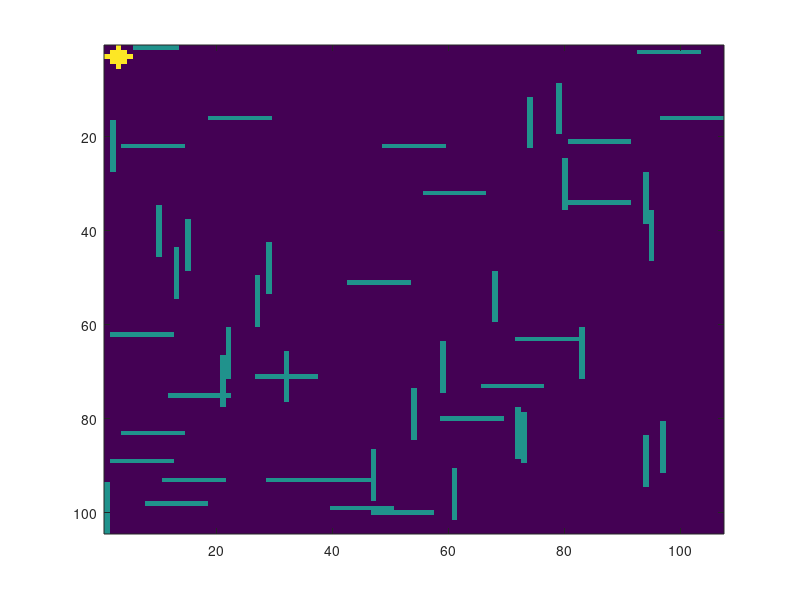

This figure's MATLAB source: (Note: this script raises an error after producing the figure.)
size_of_maze =  [100 100]; %Size of maze 
maze = zeros(size_of_maze); %Generate the maze


wall_l = 10; % Specify wall length (used later)

for i = 1:50 % Run 50 times 
xy_startDrawWall = [randi(size_of_maze(1)) randi(size_of_maze(2))];
%^ Choose random coorinates for where to start to draw a wall
if sum([xy_startDrawWall+ wall_l] < size_of_maze)
   %^ check if the drawn wall wouldn't exceed maze limits 
if randi(2) == 1 % toss a coin for horizontal or vertical line
maze(xy_startDrawWall(1):xy_startDrawWall(1)+wall_l,xy_startDrawWall(2)) = 1;
% Draw the wall vertically
else
maze(xy_startDrawWall(1),xy_startDrawWall(2):xy_startDrawWall(2)+wall_l) = 1;
end
end
end

figure(1)
imagesc(maze)

maze_set = maze;
%%
pac=[0 0 1 0 0;
     0 1 1 1 0;
     1 1 1 1 1;
     0 1 1 1 0;
     0 0 1 0 0];
pac(pac==1) = 2;
pacXY = [3,3]; % Start him off at a corner
mazeframe = maze_set;
mazeframe(pacXY(1)-2:pacXY(1)+2,pacXY(2)-2:pacXY(2)+2) = pac;
imagesc(mazeframe);
commandwindow

for i = 1:100
    [time keycode] = KbWait;
    pressed_key = KbName(keycode);
    
   if strcmp(pressed_key,'DownArrow')
       pacXY_new = pacXY + [0 1];
   elseif strcmp(pressed_key,'UpArrow')
       pacXY_new = pacXY - [0 1];
       elseif strcmp(pressed_key,'RightArrow')
           pacXY_new = pacXY + [1 0 ];
           elseif strcmp(pressed_key,'LeftArrow')
               pacXY_new = pacXY - [1 0 ];
               elseif strcmp(pressed_key,'ESCAPE')
   end%ends if check
    
   
pacXY_go = pacXY_new;
% Check for outside of the maze coords    
where_to_drawPAC = [pacXY_new(1)-2:pacXY_new(1)+2;pacXY_new(2)-2:pacXY_new(2)+2]
if sum(where_to_drawPAC(:) < 1) || sum(where_to_drawPAC(:) > length(maze))
pacXY_go = pacXY;
end
if sum(sum(mazeframe(where_to_drawPAC(1,:),where_to_drawPAC(2,:)) == 1)) > 0
    %^ checks for walls
pacXY_go = pacXY;
end

mazeframe = maze_set;
mazeframe(pacXY_go(1)-2:pacXY_go(1)+2,pacXY_go(2)-2:pacXY_go(2)+2) = pac;
imagesc(mazeframe);
end
